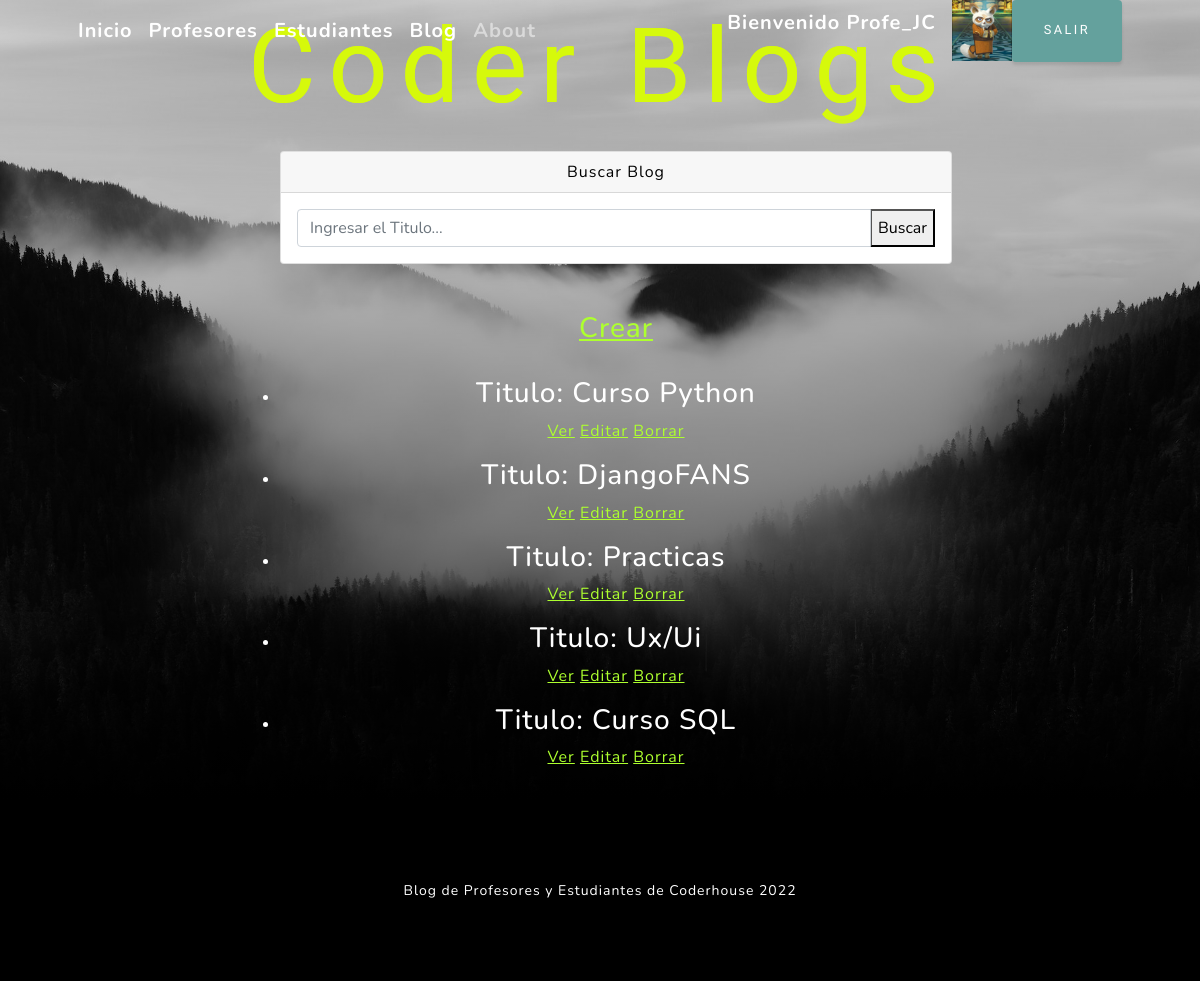
Page /Aplicacion/Blog/blog/Blista (signed in) on the committed database.
### Aplicacion/models.py (models this page shows, shortened)
class Avatar(models.Model):
    user = models.ForeignKey(User, on_delete=models.CASCADE)
    imagen = models.ImageField(upload_to = 'avatares', null = True, blank = True)
    class Meta:
        verbose_name = "Avatar"
        verbose_name_plural = "Avatares"

class Blog(models.Model):
    titulo = models.CharField(max_length=300)
    subtitulo = models.CharField(max_length=300)
    contenido = models.TextField()
    autor = models.CharField(max_length=300)

### Aplicacion/views.py (the view)
# urls.py: path("Blog/blog/Blista", views.MuroBlog.as_view(), name='ListBlogs'),
class MuroBlog(LoginRequiredMixin, ListView):
    model = Blog
    template_name = "Aplicacion/Blog/listaBlogs.html"

### Aplicacion/templates/Aplicacion/Blog/listaBlogs.html
{% extends "Aplicacion/padre.html" %}
{% block contenidoModificable %}
    <h1>Coder Blogs</h1>
    <br>
{% endblock %}
{% block contenido2 %}
    <ul>
        {% if user.is_authenticated %}
        <div class="card mb-4">
            <form action="/Aplicacion/buscar/" method="GET">
                <div class="card-header text-black">Buscar Blog</div>
                <div class="card-body">
                    <div class="input-group">
                        <input class="form-control" type="text" placeholder="Ingresar el Titulo..." name="titulo" id="titulo" />
                        <input type="submit" value="Buscar"/>
                    </div>
                </div>
            </form>
        </div>
        {% endif %}
        <br>
        <a style="color:greenyellow" href="{% url 'Create' %}"><h3>Crear</h3></a>
        <br>
        {% for blog in object_list %}
        <li>
            <h3>Titulo: {{blog.titulo}}</h3>
            <p>
                <a style="color:greenyellow" href="{% url 'Detail' blog.id %}">Ver</a>
                <a style="color:greenyellow" href="{% url 'Edit' blog.id %}">Editar</a>
                <a style="color:greenyellow" href="{% url 'Delete' blog.id %}">Borrar</a>
            </p>
        </li>
        {% endfor %}
    </ul>
{% endblock %}

### Aplicacion/templates/Aplicacion/padre.html (shortened to what this page needs)
<!DOCTYPE html>
<html lang="en">
    <head>
        {% load static %}
        <link href="{% static 'Aplicacion/css/styles.css' %}" rel="stylesheet" />
    </head>
    <body id="page-top">
        <nav class="navbar navbar-expand-lg navbar-light fixed-top" id="mainNav">
            <div class="container px-4 px-lg-5">
                <a class="navbar-brand text-white" href="{% url 'Inicio' %}">Inicio</a>
                <a class="navbar-brand text-white" href="{% url 'ListProfesores' %}">Profesores</a>
                <a class="navbar-brand text-white" href="{% url 'ListEstudiantes' %}">Estudiantes</a>
                <a class="navbar-brand text-white" href="{% url 'ListBlogs' %}">Blog</a>
                <a class="navbar-brand" href="{% url 'aboutMe' %}">About</a>
                <div class="collapse navbar-collapse" id="navbarResponsive">
                    <ul class="navbar-nav ms-auto">
                        {% if user.is_authenticated %}
                        <p class="navbar-brand text-white">Bienvenido {{user.username}}</p>
                        {% with first_image=user.avatar_set.first %}
                            {% if first_image %}
                                <a href="{{ first_image.imagen.url }}" target="_blank">
                                <img src="{{ first_image.imagen.url }}" class="" style="max-width: 60px">
                            {% endif %}
                        {% endwith %}
                        <a class="btn btn-primary" href="{% url 'Logout' %}">Salir</a>
                        {% endif %}
                    </ul>
                </div>
            </div>
        </nav>
        <header class="masthead">
            <div class="container px-2 px-lg-3 d-flex h-100 align-items-center justify-content-center">
                <div class="d-flex justify-content-center">
                    <div class="text-center text-white">
                        <h1 class="mx-auto my-0 text-uppercase">
                        {% block contenidoModificable %}
                        {% endblock %}
                        </h1>
                        {% block contenido2 %}
                        {% endblock %}
                    </div>
                </div>
            </div>
        </header>
        <footer class="footer bg-black small text-center text-white"><div class="container px-4 px-lg-5">Blog de Profesores y Estudiantes de Coderhouse 2022</div></footer>
    </body>
</html>

### rows in the picture
Avatar: imagen (picture)
Blog: titulo "Curso Python"
Blog: titulo "DjangoFANS"
Blog: titulo "Practicas"
Blog: titulo "Ux/Ui"
Blog: titulo "Curso SQL"

### other values in the picture
{{ user.username }} "Profe_JC"
